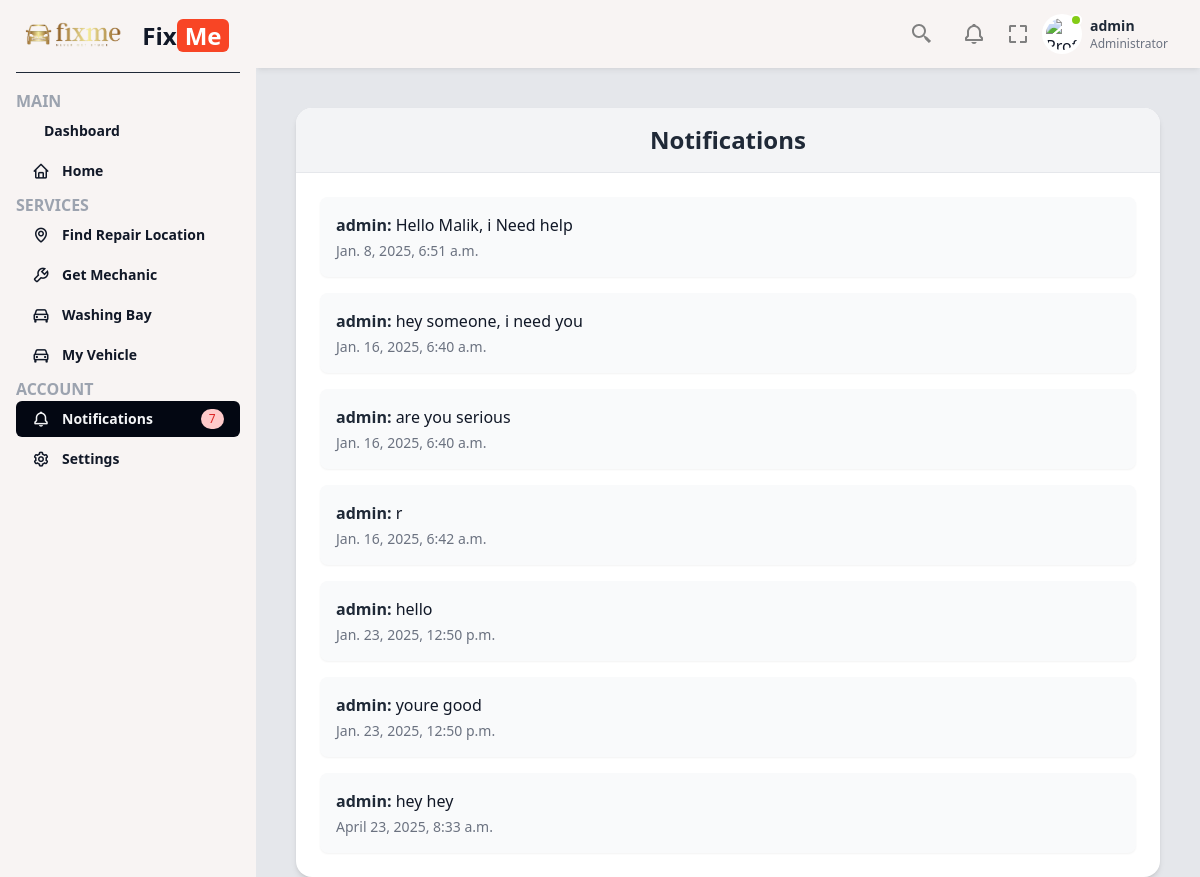
Page /notifications/ (signed in) on the earlier database version.
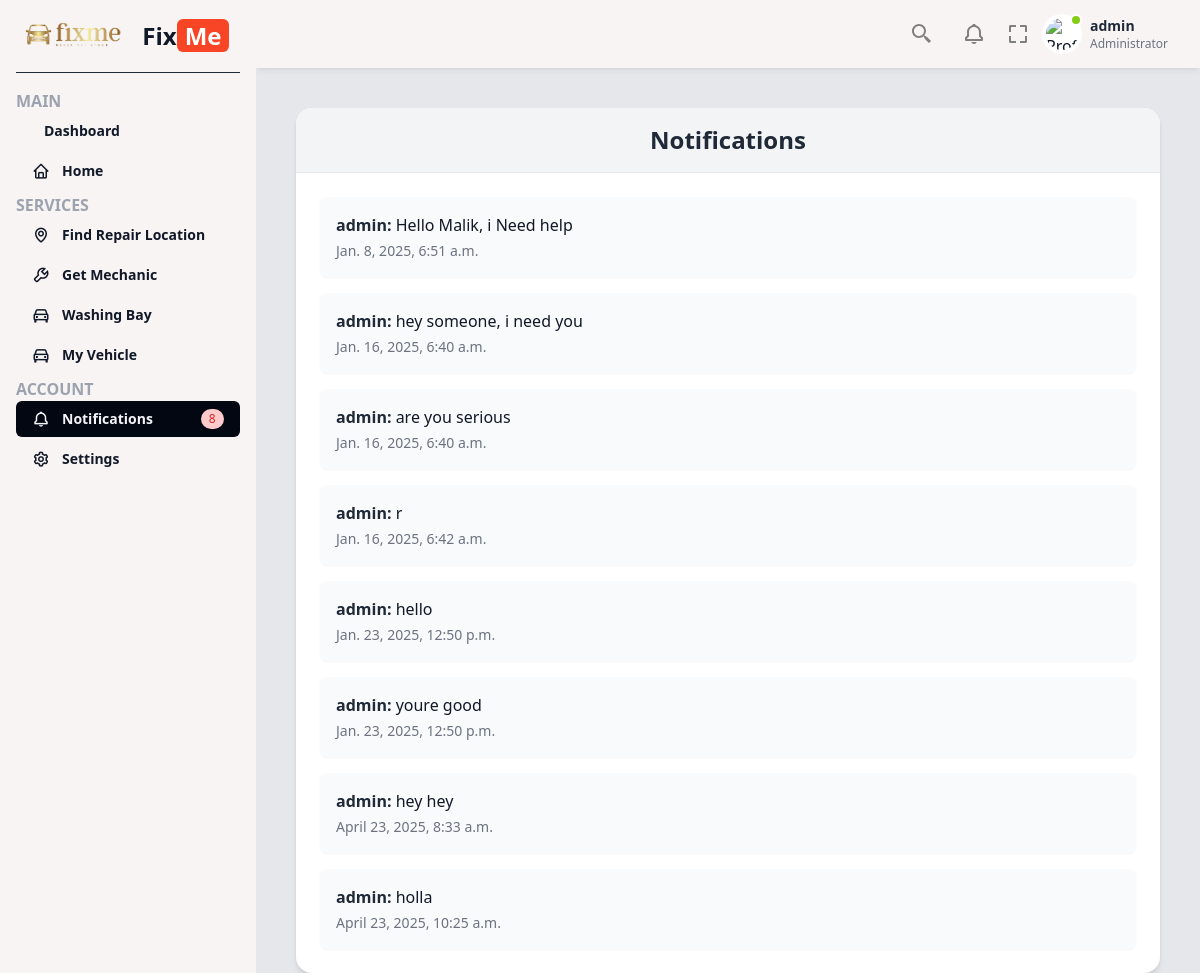
Same page on the later database version.
### fixmeApp/models.py (models this page shows, shortened)
class Message(models.Model):
    mechanic = models.ForeignKey(Mechanic, on_delete=models.CASCADE)
    user = models.ForeignKey(User, on_delete=models.CASCADE)
    content = models.TextField()
    timestamp = models.DateTimeField(auto_now_add=True)
    read = models.BooleanField(default=False)

### fixmeApp/views.py (the view)
# urls.py: path('notifications/', views.notifications, name='notifications'),
def notifications(request):
    messages = Message.objects.filter(user=request.user, read=False)
    context = {
        'messages': messages,
    }
    return render(request, 'notifications.html', context)

### fixmeApp/views.py (called while the page is built)
def message_count_processor(request):
    if request.user.is_authenticated:
        return {
            'message_count': Message.objects.filter(user=request.user, read=False).count()
        }
    return {
        'message_count': 0
    }

### fixmeApp/templates/notifications.html
{% extends 'base.html' %}
{% block content %}
<div class="max-w-4xl mx-auto mt-10 px-4">
    <div class="bg-white shadow-md rounded-2xl overflow-hidden">
        <div class="bg-gray-100 px-6 py-4 border-b">
            <h2 class="text-2xl font-semibold text-center text-gray-800">Notifications</h2>
        </div>
        <div class="p-6">
            <ul class="space-y-4">
                {% for message in messages %}
                    <li class="bg-gray-50 p-4 rounded-lg shadow-sm">
                        <p><strong class="text-gray-800">{{ message.user.username }}:</strong> {{ message.content }}</p>
                        <p class="text-sm text-gray-500 mt-1">{{ message.timestamp }}</p>
                    </li>
                {% endfor %}
            </ul>
        </div>
    </div>
</div>
{% endblock %}

### fixmeApp/templates/base.html (shortened to what this page needs)
{% load static %}
<!DOCTYPE html>
<html lang="en">
<head>
    <link href='https://unpkg.com/boxicons@2.1.4/css/boxicons.min.css' rel='stylesheet'>
    <link href="https://cdn.jsdelivr.net/npm/remixicon@3.5.0/fonts/remixicon.css" rel="stylesheet">
    <script src="https://cdn.tailwindcss.com"></script>
  </head>
<body class="bg-gray-100 text-gray-900 font-sans">
    {% load static %}
    <link href="https://fonts.bunny.net/css?family=figtree:400,500,600&display=swap" rel="stylesheet" />
    <link href='https://unpkg.com/boxicons@2.1.4/css/boxicons.min.css' rel='stylesheet'>
    <link href="https://cdn.jsdelivr.net/npm/remixicon@3.5.0/fonts/remixicon.css" rel="stylesheet">
    <script src="https://cdn.tailwindcss.com"></script>
    <div class="fixed left-0 top-0 w-64 h-full bg-[#f8f4f3] p-4 z-50 sidebar-menu transition-transform">
        <a href="#" class="flex items-center pb-4 border-b border-b-gray-800">
            <img src="{% static 'images/homeimages/logo1.png' %}" alt="Logo" class="h-10 mr-2">
            <h2 class="font-bold text-2xl">Fix<span class="bg-[#f84525] text-white px-2 rounded-md">Me</span></h2>
        </a>
        <ul class="mt-4">
            <span class="text-gray-400 font-bold">MAIN</span>
            <li class="mb-1 group {% if request.path == '/dashboard/' %}selected{% endif %}">
                <a href="{% url 'dashboard' %}" class="flex font-semibold items-center py-2 px-4 text-gray-900 hover:bg-gray-950 hover:text-gray-100 rounded-md group-[.active]:bg-gray-800 group-[.active]:text-white group-[.selected]:bg-gray-950 group-[.selected]:text-gray-100">
                    <span class="text-sm">Dashboard</span>
                </a>
            </li>
            <li class="mb-1 group {% if request.path == '/' %}selected{% endif %}">
                <a href="{% url 'home' %}" class="flex font-semibold items-center py-2 px-4 text-gray-900 hover:bg-gray-950 hover:text-gray-100 rounded-md group-[.active]:bg-gray-800 group-[.active]:text-white group-[.selected]:bg-gray-950 group-[.selected]:text-gray-100">
                    <i class='bx bx-home mr-3 text-lg'></i>
                    <span class="text-sm">Home</span>
                </a>
            </li>
            <span class="text-gray-400 font-bold">SERVICES</span>
            <li class="mb-1 group {% if request.path == '/repairlocation/' %}selected{% endif %}">
                <a href="{% url 'repairlocation' %}" class="flex font-semibold items-center py-2 px-4 text-gray-900 hover:bg-gray-950 hover:text-gray-100 rounded-md group-[.active]:bg-gray-800 group-[.active]:text-white group-[.selected]:bg-gray-950 group-[.selected]:text-gray-100">
                    <i class='bx bx-map mr-3 text-lg'></i>
                    <span class="text-sm">Find Repair Location</span>
                </a>
            </li>
            <li class="mb-1 group {% if request.path == '/mechanic/' %}selected{% endif %}">
                <a href="{% url 'mechanic' %}" class="flex font-semibold items-center py-2 px-4 text-gray-900 hover:bg-gray-950 hover:text-gray-100 rounded-md group-[.active]:bg-gray-800 group-[.active]:text-white group-[.selected]:bg-gray-950 group-[.selected]:text-gray-100">
                    <i class='bx bx-wrench mr-3 text-lg'></i>
                    <span class="text-sm">Get Mechanic</span>
                </a>
            </li>
            {% if user.is_authenticated %}
            <li class="mb-1 group {% if request.path == '/washingbay/' %}selected{% endif %}">
                <a href="{% url 'washingbay' %}" class="flex font-semibold items-center py-2 px-4 text-gray-900 hover:bg-gray-950 hover:text-gray-100 rounded-md group-[.active]:bg-gray-800 group-[.active]:text-white group-[.selected]:bg-gray-950 group-[.selected]:text-gray-100">
                    <i class='bx bx-car mr-3 text-lg'></i>
                    <span class="text-sm">Washing Bay</span>
                </a>
            </li>
            <li class="mb-1 group">
                <a href="#" class="flex font-semibold items-center py-2 px-4 text-gray-900 hover:bg-gray-950 hover:text-gray-100 rounded-md group-[.active]:bg-gray-800 group-[.active]:text-white group-[.selected]:bg-gray-950 group-[.selected]:text-gray-100">
                    <i class='bx bx-car mr-3 text-lg'></i>
                    <span class="text-sm">My Vehicle</span>
                </a>
            </li>
            {% endif %}
            <span class="text-gray-400 font-bold">ACCOUNT</span>
            {% if user.is_authenticated %}
            <li class="mb-1 group {% if request.path == '/notifications/' %}selected{% endif %}">
                <a href="{% url 'notifications' %}" class="flex font-semibold items-center py-2 px-4 text-gray-900 hover:bg-gray-950 hover:text-gray-100 rounded-md group-[.active]:bg-gray-800 group-[.active]:text-white group-[.selected]:bg-gray-950 group-[.selected]:text-gray-100">
                    <i class='bx bx-bell mr-3 text-lg'></i>
                    <span class="text-sm">Notifications</span>
                    {% if message_count > 0 %}
                    <span class="md:block px-2 py-0.5 ml-auto text-xs font-medium tracking-wide text-red-600 bg-red-200 rounded-full">{{ message_count }}</span>
                    {% endif %}
                </a>
            </li>
            <li class="mb-1 group {% if request.path == '/settings/' %}selected{% endif %}">
                <a href="{% url 'settings' %}" class="flex font-semibold items-center py-2 px-4 text-gray-900 hover:bg-gray-950 hover:text-gray-100 rounded-md group-[.active]:bg-gray-800 group-[.active]:text-white group-[.selected]:bg-gray-950 group-[.selected]:text-gray-100">
                    <i class='bx bx-cog mr-3 text-lg'></i>
                    <span class="text-sm">Settings</span>
                </a>
            </li>
            {% endif %}
        </ul>
    </div>
    <main class="w-full md:w-[calc(100%-256px)] md:ml-64 bg-gray-200 min-h-screen transition-all main">
        <div class="py-2 px-6 bg-[#f8f4f3] flex items-center shadow-md shadow-black/5 sticky top-0 left-0 z-30">
            <ul class="ml-auto flex items-center">
                <li class="mr-1 dropdown">
                    <button type="button" class="dropdown-toggle text-gray-400 mr-4 w-8 h-8 rounded flex items-center justify-center hover:text-gray-600">
                    </button>
                </li>
                {% if user.is_authenticated %}
                <li class="dropdown">
                    <button type="button" class="dropdown-toggle text-gray-400 mr-4 w-8 h-8 rounded flex items-center justify-center hover:text-gray-600">
                    </button>
                </li>
                {% endif %}
                <button id="fullscreen-button">
                    <svg xmlns="http://www.w3.org/2000/svg" width="24" height="24" class="hover:bg-gray-100 rounded-full" viewBox="0 0 24 24" style="fill: gray;transform: ;msFilter:;"><path d="M5 5h5V3H3v7h2zm5 14H5v-5H3v7h7zm11-5h-2v5h-5v2h7zm-2-4h2V3h-7v2h5z"></path></svg>
                </button>
                <li class="dropdown ml-3">
                    <button type="button" class="dropdown-toggle flex items-center">
                        <div class="flex-shrink-0 w-10 h-10 relative">
                            <div class="p-1 bg-white rounded-full focus:outline-none focus:ring">
                                <img class="w-8 h-8 rounded-full" src="https://laravelui.spruko.com/tailwind/ynex/build/assets/images/faces/9.jpg" alt="Profile"/>
                                <div class="top-0 left-7 absolute w-3 h-3 bg-lime-500 border-2 border-white rounded-full"></div>
                            </div>
                        </div>
                        <div class="p-2 md:block text-left">
                            <h2 class="text-sm font-semibold text-gray-800">
                                {% if user.is_authenticated %}
                                    {{ user.username }}
                                {% else %}
                                    Guest
                                {% endif %}
                            </h2>
                            <p class="text-xs text-gray-500">
                                {% if user.is_authenticated %}
                                    {% if user.is_staff %}Administrator{% else %}User{% endif %}
                                {% else %}
                                    Not logged in
                                {% endif %}
                            </p>
                        </div>
                    </button>
                </li>
            </ul>
        </div>
  <main>
    {% block content %}
    {% endblock %}
  </main>
</body>
</html>

Differences in the rows shown:
added Message: user.username "admin", content "holla", timestamp "April 23, 2025, 10:25 a.m."
Other differences:
{{ message_count }}: "7" → "8"
